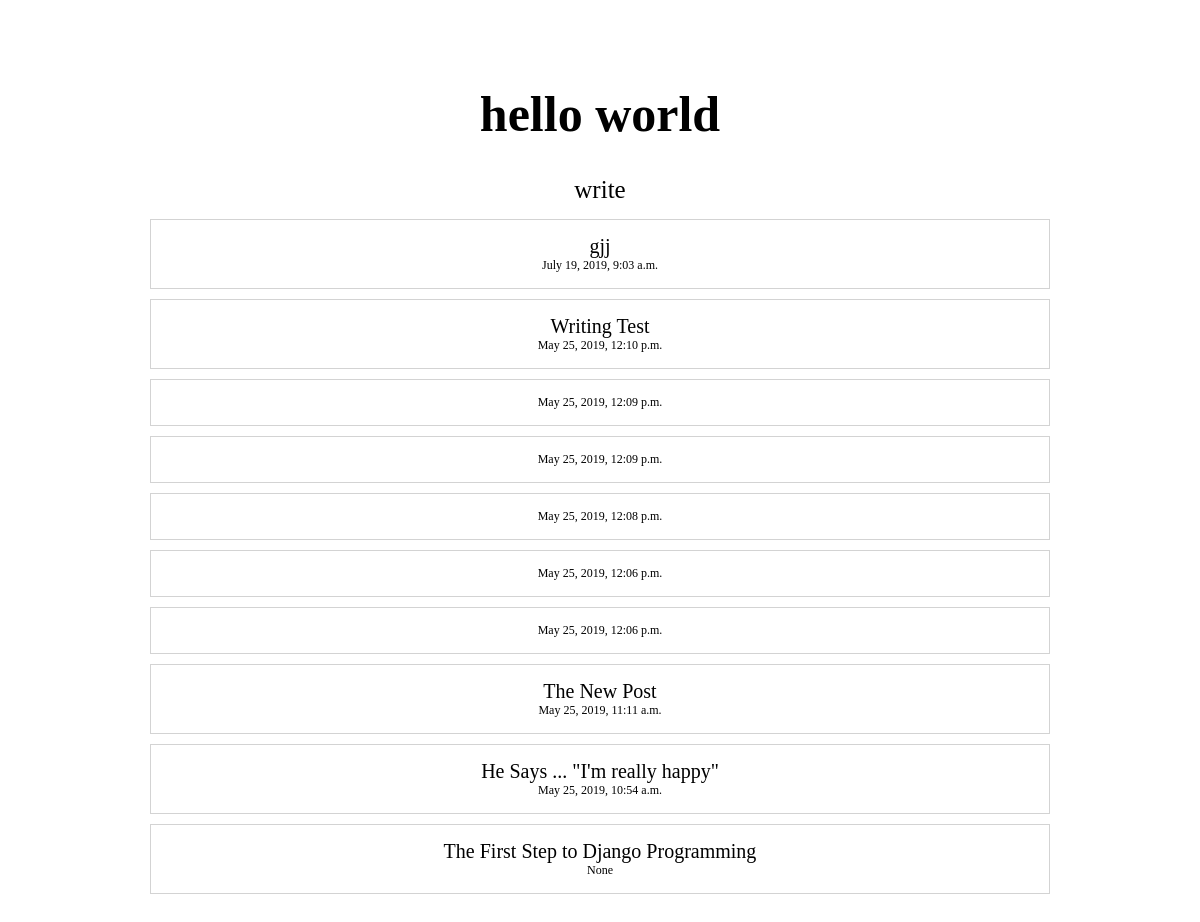
The page / on the database its author committed.
### myapp/models.py (models this page shows, shortened)
class Post(models.Model):
    title = models.CharField(max_length= 100)
    contents = models.TextField()
    pub_date = models.DateTimeField(default = timezone.now)
    class Meta:
        ordering = ['-id'] #id의 역순으로 순서

### myapp/views.py (the view)
# urls.py: path('',myapp.views.main, name = "main"),
def main(request):
    post_list = Post.objects.all()
    return render(request, 'main.html', {'post_list':post_list})

### myapp/templates/main.html (shortened to what this page needs)
<!DOCTYPE html>
<html lang="en">
<head>
</head>
<body>
    <header>
        <h1>hello world</h1>
        <a href = "{% url 'create'%}"><div class="button">write</div></a>
    <header>
            {% for post in post_list %}
            <div class="page">
                <div class="title">
                    <a href="{% url 'detail' post.id %}">{{ post.title }}</a>
                    <div class="date">{{post.pub_date}}</div>
                </div>
            </div>
            {% endfor %}
</body>
</html>

### myapp/templates/main.html (style rules this page uses)
a { text-decoration: none; color: black; }
body { width: 80%; margin-left: auto; margin-right: auto; margin-top: 3%; }
header { padding: 15px; text-align: center; margin-bottom: 30px; font-size: 25px; }
.page { margin-bottom: 10px; border: solid lightgray 1px; }
.page { padding: 5px; }
.title { font-size: 20px; padding: 10px; }
.date { font-size: 12px; }

### rows shown on the page
Post: title "gjj", pub_date "July 19, 2019, 9:03 a.m."
Post: title "Writing Test", pub_date "May 25, 2019, 12:10 p.m."
Post: pub_date "May 25, 2019, 12:09 p.m."
Post: pub_date "May 25, 2019, 12:09 p.m."
Post: pub_date "May 25, 2019, 12:08 p.m."
Post: pub_date "May 25, 2019, 12:06 p.m."
Post: pub_date "May 25, 2019, 12:06 p.m."
Post: title "The New Post", pub_date "May 25, 2019, 11:11 a.m."
Post: title "He Says ... \"I'm really happy\"", pub_date "May 25, 2019, 10:54 a.m."
Post: title "The First Step to Django Programming", pub_date "None"
